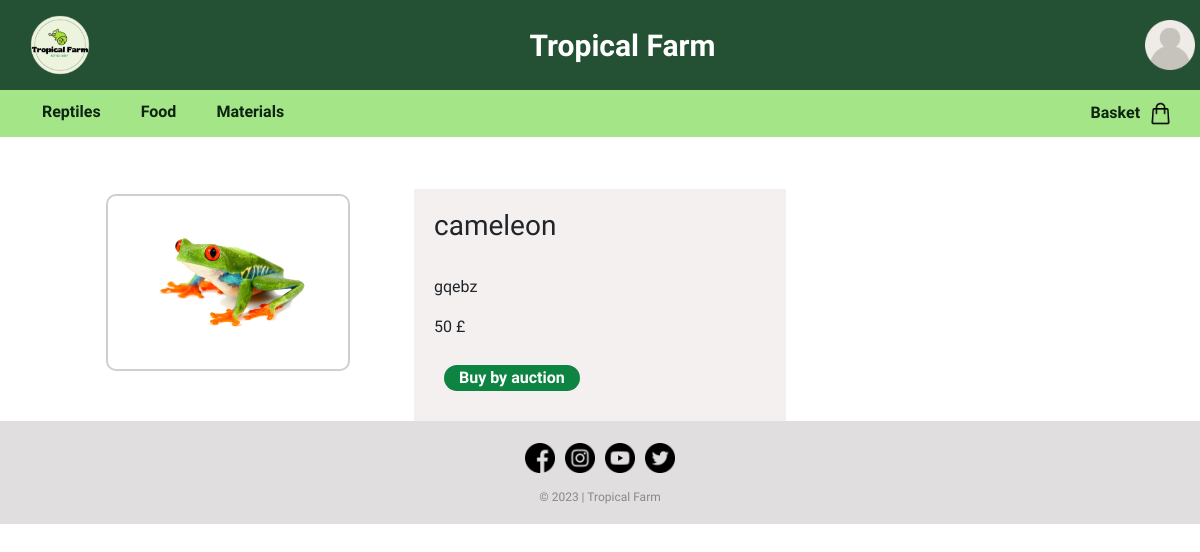
Page /item.php?iditem=8 on the committed database.
### tables this page shows
CREATE TABLE IF NOT EXISTS `item` (
  `iditem` int NOT NULL AUTO_INCREMENT,
  `name` varchar(50) NOT NULL,
  `category` varchar(50) NOT NULL,
  `second_category` varchar(50) NOT NULL,
  `description` varchar(50) NOT NULL,
  `photo` varchar(50) NOT NULL,
  `price` int NOT NULL,
  `stock` varchar(50) NOT NULL,
  `sell` varchar(50) DEFAULT NULL,
  `auction` varchar(50) DEFAULT NULL,
  `trade` varchar(50) DEFAULT NULL,
  PRIMARY KEY (`iditem`)
);

### item.php (the view, shortened to what this page needs)
<!DOCTYPE html>
<html>
<head>
<link href="https://cdn.jsdelivr.net/npm/bootstrap@5.3.0/dist/css/bootstrap.min.css" rel="stylesheet">
<link href="style.css" rel="stylesheet" type="text/css"/>
</head>
<body>
  <div class="headnav">
<?php
if(!isset($_SESSION["photo"])){
  $imageURL = "image/user.png";
}
else{
$imageURL = "image/" . $_SESSION["photo"];
}
?>
      <?php if(isset($_SESSION["role"])){ echo '<header style="background-color: ' . $_SESSION["background"] . ';">'; }
            else{echo '<header>';}?>
            <div class="logo">
              <img src="image\logo.png" alt="Logo">
            </div>
            <div class="titre"><a href="http://localhost:80/Tropical-Farm/index.php" class="titre">Tropical Farm</a></div>
            <div class="dropdown">
              <a href="http://localhost:80/Tropical-Farm/login.php" class="dropdown-btn"><img src="<?php echo $imageURL; ?>" width="50px" height="50px"></a>
            </div>
          </header>
    <nav>
      <ul class="categories">
        <li>
          <a href="#">Reptiles</a>
        </li>
        <li>
          <a href="#">Food</a>
        </li>
        <li>
          <a href="#">Materials</a>
        </li>
      </ul>
      <div class="panier">
        <a href="http://localhost:80/Tropical-Farm/basket.php"><b>Basket &nbsp</b><img src="image/shopping-bag.png"></a>
      </div>
    </nav>
    </div>
  <br><br><br><br><br><br>
<div class="container">
<?php
$serveur = "localhost";
$utilisateur = "root";
$motDePasse = "";
$baseDeDonnees = "tropicalfarm";
$connexion = mysqli_connect($serveur, $utilisateur, $motDePasse, $baseDeDonnees);
$iditem = $_GET['iditem'];
$query = "SELECT * FROM item WHERE iditem = $iditem";
$resultat = mysqli_query($connexion, $query);
    if (mysqli_num_rows($resultat) > 0) {
        $row = mysqli_fetch_assoc($resultat);
        echo '<div class="item-img-div">';
        echo "<center><img src=image/". $row['photo'] ."></center>";
        echo "</div>";
        echo '<div class="item-car-div">';
        echo '<h3 id="item-name">'. $row['name'] ."</h3><br>";
        echo '<p id="item-car">'. $row['description'] ."</p>";
        echo '<p id="price">'. $row['price'] ."  £</p>";
        if(!empty($row["auction"])){echo '<button onclick="">Buy by auction</button>';}
        echo '</div>';
    } else {
        echo "L'élément n'a pas été trouvé.";
    }
?>
</div>
<footer>
  <div class="footer-section">
    <a href="https://www.facebook.com/pages/category/supermarket/Tesco-Superstore-440818089460778/" target="_blank"><img src="image/facebook (1).png"></a>
    <a href="https://www.instagram.com/tescofood/?hl=fr" target="_blank"><img src="image/instagram (2).png"></a>
    <a href="https://www.youtube.com/tesco" target="_blank"><img src="image/youtube.png"></a>
    <a href="https://twitter (1).com/Tesco" target="_blank"><img src="image/twitter (1).png"></a>
</div>
  <div class="footer-bottom">
    <p>&copy; 2023 | Tropical Farm</p>
  </div>
</footer>
</body>
</html>

### style.css (style rules this page uses)
body { font-family: 'Didact Gothic', sans-serif; }
.headnav { position: fixed; top: 0; width: 100%; z-index: 9999; }
header { display: flex; align-items: center; justify-content: space-between; background-color: #245033; padding: 5px; }
.logo img { width: 80px; height: 80px; margin-left: 15px; }
.titre { color: #ffffff; font-size: 30px; font-weight: bold; text-decoration: none; }
nav { background-color: #9de37eeb; padding: 5px; display: flex; align-items: center; }
nav .categories { list-style-type: none; display: flex; gap: 40px; margin-top: 5px; margin-bottom: 8px; margin-left: 5Px; }
nav .categories li a { color: #0d2410; text-decoration: none; font-size: 16px; font-weight: bold; }
nav .categories li { position: relative; }
nav .panier { position: absolute; right: 2%; }
nav .panier img { width: 25px; height: 25px; }
nav .panier a { color: #0d2410; text-decoration: none; font-weight: bold; margin-right: 3px; }
.container { display: grid; grid-template-columns: repeat(3,1fr); justify-content: space-between; }
footer { background-color: #e0dede; padding: 2px; }
.footer-section { margin-top: 15px; margin-bottom: 10px; display: flex; justify-content: center; align-items: center; }
.footer-bottom { text-align: center; color: #888888; font-size: 12px; }
.footer-section img { width: 30px; height: 30px; margin: 5px; }
.item-img-div { flex-basis: 50%; color: white; padding: 50px; }
.item-img-div img { border: 2px solid; border-radius: 10px; border-color: rgb(207, 207, 207); display: block; padding: 20px; max-width: 100%; max-height: 100%; }
.item-car-div { margin-top: 45px; padding: 20px; flex-basis: 50%; display: inline-block; background-color: rgb(244, 240, 240); left: 50%; }
.item-car-div button { border: none; border-radius: 55px; background-color: rgb(14, 132, 67); margin: 10px; padding-left: 15px; padding-right: 15px; color:rgb(255, 255, 255); font-weight: bold; }

### rows in the picture
item: photo (picture), name "cameleon", description "gqebz", price "50"
